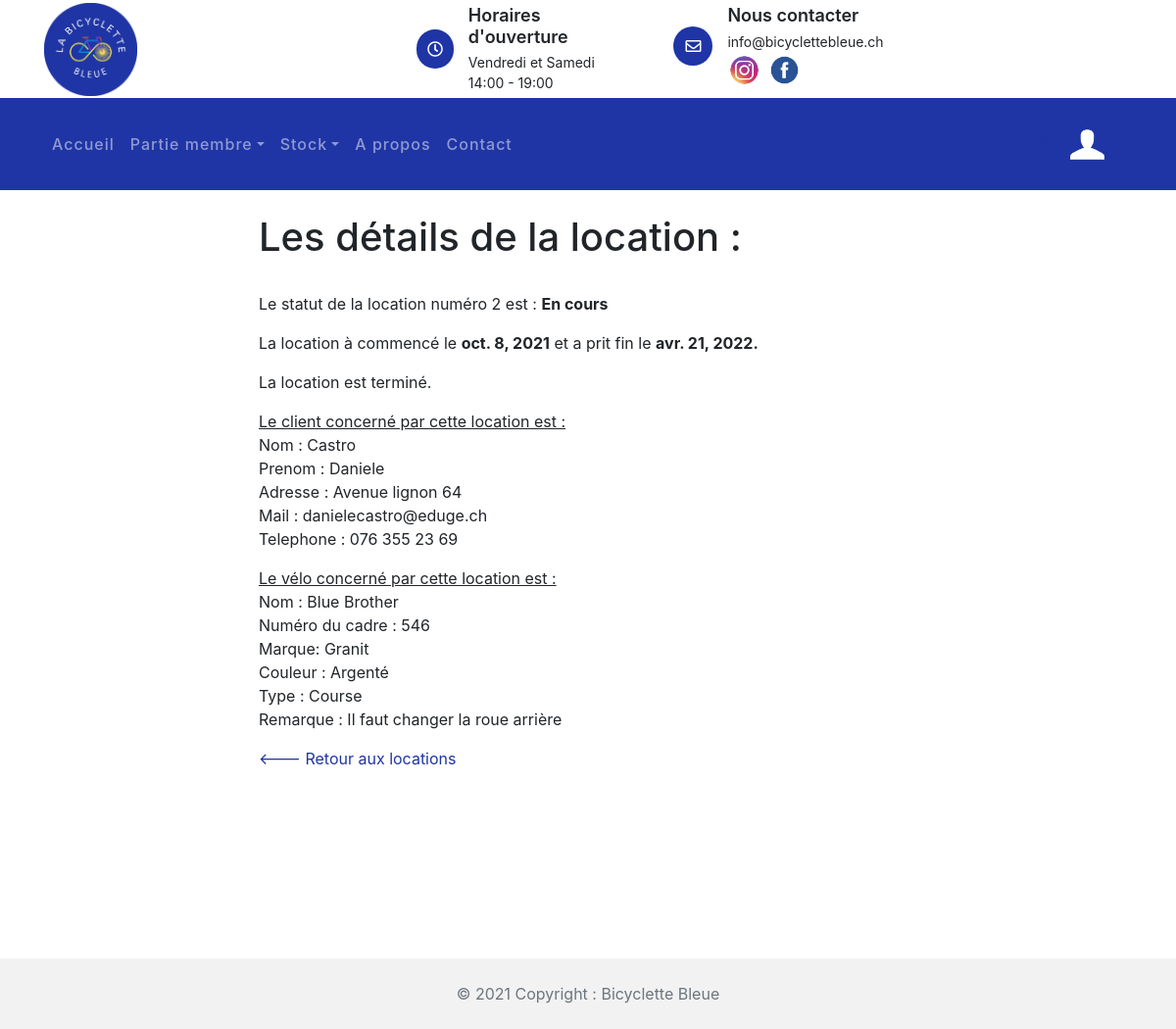
The app's page /location/133/ (signed in) with its own data.
### statistique/models.py (models this page shows, shortened)
class Location(models.Model):
    STAUT_CHOICES = [
        ('En cours', 'En cours'),
        ('Annulé', 'Annulé'),
        ('Demande de diminution', 'Demande de diminution'),
        ('Demande de prolongation', 'Demande de prolongation'),
        ('En attente', 'En attente'),
        ('Terminé', 'Terminé'),]
    loc_id = models.AutoField(db_column='LOC_ID', primary_key = True)  #Field name made lowercase.
    loc_statut = models.CharField(db_column='LOC_STATUT', blank=True, null=True, max_length=30,choices=STAUT_CHOICES, default='En cours')  # Field name made lowercase.
    loc_client = models.ForeignKey(Client, on_delete=models.CASCADE)  #Field name made lowercase.
    loc_num = models.IntegerField(db_column='LOC_NUM', blank=False)
    date_modifier = models.DateField(blank=True)
    class Meta:
        managed = False
        db_table = 'Location'

class Client(models.Model):
    cli_id = models.AutoField(db_column='CLI_ID', primary_key=True)  # Field name made lowercase.
    cli_nom = models.CharField(db_column='CLI_NOM', blank=True, null=True, max_length=100)  # Field name made lowercase.
    cli_prenom = models.CharField(db_column='CLI_PRENOM', blank=True, null=True, max_length=100)  # Field name made lowercase.
    cli_adresseposte = models.CharField(db_column='CLI_ADRESSEPOSTE', blank=True, null=True, max_length=100)  # Field name made lowercase.
    cli_date_naissance = models.DateField()  # Field name made lowercase.
    cli_mail = models.CharField(db_column='CLI_MAIL', blank=True, null=True, max_length=100)  # Field name made lowercase.
    cli_tel = models.CharField(db_column='CLI_TEl', blank=True, null=True, max_length=100)  # Field name made lowercase.
    cli_membre = models.CharField(db_column='CLI_MEMBRE', blank=True, null=True, max_length=100)  # Field name made lowercase.
    cli_date_debut = models.DateField()  # Field name made lowercase.
    cli_date_fin = models.DateField()  # Field name made lowercase.
    class Meta:
        managed = False
        db_table = 'Client'

class Velo(models.Model):
    vel_id = models.AutoField(db_column='VEL_ID', primary_key = True)  # Field name made lowercase.
    vel_num_cadre = models.IntegerField(db_column='VEL_NUM_CADRE', blank=True, null=True)  # Field name made lowercase.
    vel_nom = models.TextField(db_column='VEL_NOM', blank=True, null=True)  # Field name made lowercase.
    vel_marque = models.TextField(db_column='VEL_MARQUE', blank=True, null=True)  # Field name made lowercase.
    vel_couleur = models.TextField(db_column='VEL_COULEUR', blank=True, null=True)  # Field name made lowercase.
    vel_type = models.TextField(db_column='VEL_TYPE', blank=True, null=True)  # Field name made lowercase.
    vel_photo = models.TextField(db_column='VEL_PHOTO', blank=True, null=True)  # Field name made lowercase.
    vel_statut = models.TextField(db_column='VEL_STATUT', blank=True, null=True)  # Field name made lowercase.
    vel_etat = models.TextField(db_column='VEL_ETAT', blank=True, null=True)  # Field name made lowercase.
    vel_remarque = models.TextField(db_column='VEL_REMARQUE', blank=True, null=True)  # Field name made lowercase.
    class Meta:
        managed = False
        db_table = 'Velo'

### location/views.py (the view)
# urls.py: path('<int:id>/', views.detailsLocation, name='detailsLocation'),
@staff_member_required
@login_required(login_url='/compte/login')
def detailsLocation(request, id):
    locationvelo = Location_Velo.objects.get(id=id)
    messageDescriptionVelo = f"Il n'y a pas de remarque"
    if locationvelo.lv_vel_id.vel_remarque != "" :
        messageDescriptionVelo = locationvelo.lv_vel_id.vel_remarque
    date =datetime.date.today()
    context = {
        'locationvelo' : locationvelo,
        'messageDescriptionVelo' : messageDescriptionVelo,
        'date': date
    }
    return render(request, 'location/detailsLocation.html', context)

### location/models.py (called while the page is built)
    def termine(self):
        return (date.today() - self.date_fin).days >= 0

### location/templates/location/detailsLocation.html
{% extends 'template_base.html' %}
{% load static %}
{% block contenu %}
        <link href="{% static 'css/bootstrap.min.css' %}" rel="stylesheet">
        <link href="{% static 'lib/flaticon/font/flaticon.css' %}" rel="stylesheet">
        <link href="{% static 'lib/animate/animate.min.css' %}" rel="stylesheet">
        <link href="{% static 'lib/owlcarousel/assets/owl.carousel.min.css' %}" rel="stylesheet">
    <br>
    <h1 class="detailLocation"> Les détails de la location :</h1>
    <br>
    <div class="detailLocation">
        <p>Le statut de la location numéro {{ locationvelo.lv_loc_id.loc_num }} est :  <b>{{ locationvelo.lv_loc_id.loc_statut }}</b></p>
        {% if not locationvelo.termine %}
        <p>La location à commencé le <b>{{ locationvelo.date_debut }}</b> et prends fin le <b>{{ locationvelo.date_fin}}.</b></p>
        <p>La location se termine dans {{locationvelo.date_fin|timeuntil:date}}.</p>
        {% else %}
        <p>La location à commencé le <b>{{ locationvelo.date_debut }}</b> et a prit fin le <b>{{ locationvelo.date_fin}}.</b></p>
        <p>La location est terminé.</p>
        {% endif %}
        <p><u>Le client concerné par cette location est :</u><br>
        Nom : {{ locationvelo.lv_loc_id.loc_client.cli_nom }} <br>
        Prenom : {{ locationvelo.lv_loc_id.loc_client.cli_prenom }} <br>
        Adresse : {{ locationvelo.lv_loc_id.loc_client.cli_adresseposte }} <br>
        Mail : {{ locationvelo.lv_loc_id.loc_client.cli_mail }} <br>
        Telephone : {{ locationvelo.lv_loc_id.loc_client.cli_tel }} </p>
        <p><u>Le vélo concerné par cette location est :</u><br>
        Nom : {{ locationvelo.lv_vel_id.vel_nom }} <br>
        Numéro du cadre : {{ locationvelo.lv_vel_id.vel_num_cadre }}<br>
        Marque: {{ locationvelo.lv_vel_id.vel_marque}} <br>
        Couleur : {{ locationvelo.lv_vel_id.vel_couleur }} <br>
        Type : {{ locationvelo.lv_vel_id.vel_type }} <br>
        Remarque : {{ messageDescriptionVelo }}</p>
        <a href="{% url 'location:index' %}"> <--- Retour aux locations </a>
    </div>
{% endblock contenu %}

### accueil/static/css/style.css (style rules this page uses)
.detailLocation { margin-left: 22%; }
body { color: #444444; font-weight: 400; background: #ffffff; font-family: 'Barlow', sans-serif; }
h1, h2, h3, h4, h5, h6 { color: #1F35A5; }
a { color: #1F35A5; transition: .3s; }

### records on screen
Location: lv_loc_id.loc_num "2", lv_loc_id.loc_statut "En cours"
Client: lv_loc_id.loc_client.cli_nom "Castro", lv_loc_id.loc_client.cli_prenom "Daniele", lv_loc_id.loc_client.cli_adresseposte "Avenue lignon 64", lv_loc_id.loc_client.cli_mail "danielecastro@eduge.ch", lv_loc_id.loc_client.cli_tel "076 355 23 69"
Velo: lv_vel_id.vel_nom "Blue Brother", lv_vel_id.vel_num_cadre "546", lv_vel_id.vel_marque "Granit", lv_vel_id.vel_couleur "Argenté", lv_vel_id.vel_type "Course", VEL_REMARQUE "Il faut changer la roue arrière"

### other values on screen
{{ locationvelo.date_debut }} "oct. 8, 2021"
{{ locationvelo.date_fin }} "avr. 21, 2022"
